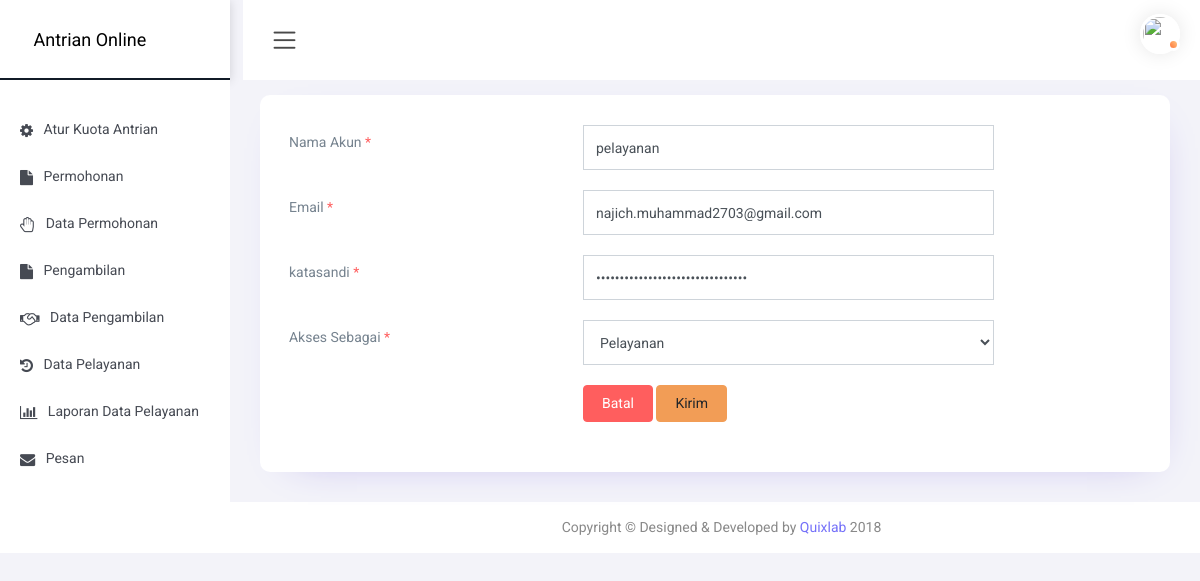
The page /admin/akun/edit/USR000002 on the database its author committed.
### tables this page shows
CREATE TABLE `user` (
  `id_user` varchar(11) NOT NULL,
  `username` varchar(50) NOT NULL,
  `email` varchar(100) NOT NULL,
  `password` varchar(60) NOT NULL,
  `role` varchar(10) NOT NULL,
  `tanggal_dibuat` timestamp NOT NULL DEFAULT CURRENT_TIMESTAMP ON UPDATE CURRENT_TIMESTAMP,
  `status` tinyint(1) NOT NULL
);

### application/controllers/C_Akun.php (called while the page is built, shortened)
<?php
	class C_Akun extends CI_Controller
	{
		function __construct()
		{
			$this->load->model('M_Data_Akun');
			$this->load->helper('url');
		}
		function edit($id_user){
		$id_user = $this->uri->segment(4);
		$where = array('id_user' => $id_user);
		$data['akun'] = $this->M_Data_Akun->edit_data($where,'user')->result();
		$this->load->view('Back/V_Edit_Akun',$data);
		}
	}
 ?>

### index.php (called while the page is built, shortened)
<?php
require_once BASEPATH.'core/CodeIgniter.php';

### application/models/M_Data_Akun.php (called while the page is built, shortened)
<?php
class M_Data_Akun extends CI_Model{
	function edit_data($where,$table){
	    return $this->db->get_where($table,$where);
	}
}
?>

### application/views/Back/V_Edit_Akun.php (the view, shortened to what this page needs)
<div class="content-body">
        <div class="container-fluid">
            <div class="row justify-content-center">
                <div class="col-lg-12">
                    <div class="card">
                        <div class="card-body">
                            <div class="form-validation">
                                <form class="form-valide" action="<?php echo base_url('C_Akun/update') ?>" method="post">
                                <?php foreach ($akun as $a ) { ?>
                                    <div class="form-group row">
                                        <label class="col-lg-4 col-form-label" for="val-username">Nama Akun <span class="text-danger">*</span>
                                        </label>
                                        <div class="col-lg-6">
                                            <input type="text" class="form-control" id="val-username" name="username" placeholder="Enter a username.." value="<?php echo $a->username ?>" required="">
                                        </div>
                                    </div>
                                    <div class="form-group row">
                                        <label class="col-lg-4 col-form-label" for="val-email">Email <span class="text-danger">*</span>
                                        </label>
                                        <div class="col-lg-6">
                                            <input type="email" class="form-control" id="val-email" name="email" placeholder="Your valid email.." value="<?php echo $a->email ?>" required="">
                                        </div>
                                    </div>
                                    <div class="form-group row">
                                        <label class="col-lg-4 col-form-label" for="val-password">katasandi <span class="text-danger">*</span>
                                        </label>
                                        <div class="col-lg-6">
                                            <input type="password" class="form-control" id="password" name="password" placeholder="Choose a safe one.." required="" value="<?php echo $a->password ?>">
                                        </div>
                                    </div>
                                    <div class="form-group row">
                                        <label class="col-lg-4 col-form-label" for="val-skill">Akses Sebagai <span class="text-danger">*</span>
                                        </label>
                                        <div class="col-lg-6">
                                            <select class="form-control" id="val-skill" name="role" required="">
                                                <option value="<?php echo $a->role ?>"><?php echo $a->role ?></option>
                                            </select>
                                        </div>
                                    </div>
                                    <?php } ?>
                                    <div class="form-group row">
                                        <div class="col-lg-8 ml-auto">
                                            <a href="<?php echo base_url() ?>admin/akun"><button type="button" class="btn btn-danger">
                                              Batal
                                            </button></a>
                                            <button type="submit" id="btnSubmit" class="btn btn-warning">Kirim</button>
                                        </div>
                                    </div>
                                </form>
                            </div>
                        </div>
                    </div>
                </div>
            </div>
        </div>
      </div>

### rows shown on the page
user: username "pelayanan", email "najich.muhammad2703@gmail.com", role "Pelayanan"
